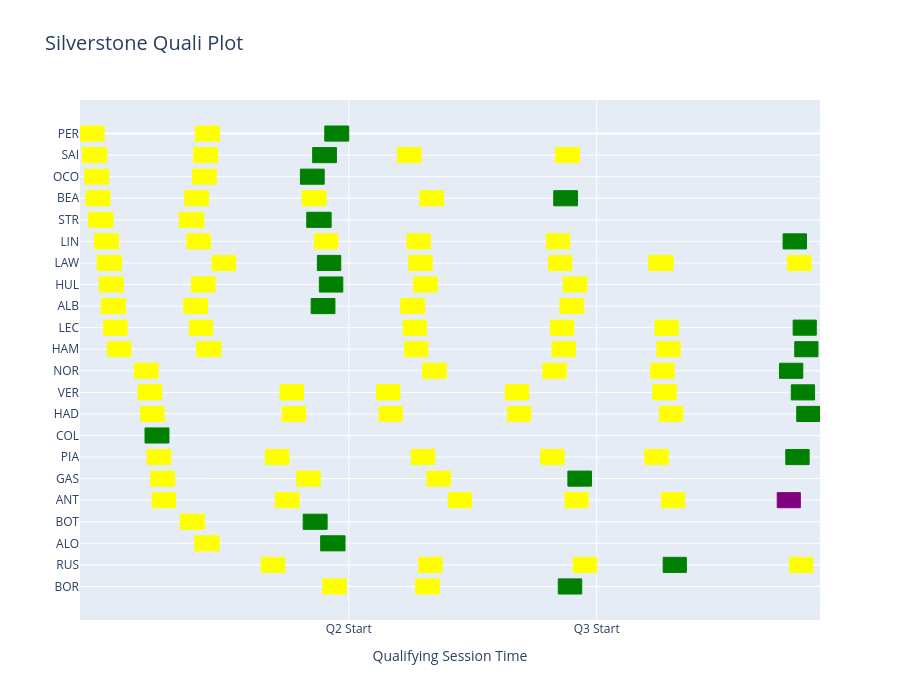

The code cell stored with this chart in its notebook:
### Code cell
fig4 = go.Figure()

# Fastest valid qualifying lap
fastest_quali_lap = plot_laps['LapTime'].min()

# Drivers with at least one valid timed lap
drivers = plot_laps['Driver'].unique()

# Numerical y position for each driver
driver_positions = {
    driver: i for i, driver in enumerate(drivers)
}

for driver in drivers:

    driver_quali_laps = plot_laps[
        plot_laps['Driver'] == driver
    ]

    driver_fastest_quali_lap = driver_quali_laps['LapTime'].min()

    y_pos = driver_positions[driver]

    for _, lap in driver_quali_laps.iterrows():

        # Decide rectangle colour
        if lap['LapTime'] == fastest_quali_lap:
            colour = 'purple'

        elif lap['LapTime'] == driver_fastest_quali_lap:
            colour = 'green'

        else:
            colour = 'yellow'

        # Start in compressed session time
        start_time = lap['CompressedLapStartSeconds']

        # LapTime is a Timedelta -> convert to seconds
        lap_duration = lap['LapTime'].total_seconds()

        end_time = start_time + lap_duration

        fig4.add_trace(
            go.Scatter(
                x=[
                    start_time,
                    end_time,
                    end_time,
                    start_time,
                    start_time
                ],

                y=[
                    y_pos - 0.35,
                    y_pos - 0.35,
                    y_pos + 0.35,
                    y_pos + 0.35,
                    y_pos - 0.35
                ],

                mode='lines',
                fill='toself',
                fillcolor=colour,
                line=dict(
                    color=colour,
                    width=1
                ),
                showlegend=False,

                hovertemplate=(
                    f"Driver: {driver}<br>"
                    f"Lap: {lap['LapNumber']}<br>"
                    f"Lap time: {lap['LapTime']}<extra></extra>"
                )
            )
        )

qualifying_starts = (
    status_changes[
        status_changes['Status'] == 'Started'
    ]['Time']
    .apply(pd.Timedelta)
    .tolist()
)

tickvals = [
    compress_time(start).total_seconds()
    for start in qualifying_starts[:3]
]

fig4.update_layout(
    height=700,
    xaxis=dict(
        title='Qualifying Session Time',
        tickmode='array',
        tickvals=tickvals,
        ticktext=[
            'Q1 Start',
            'Q2 Start',
            'Q3 Start'
        ],
        showgrid=True
    ),
    yaxis=dict(
        tickmode='array',
        tickvals=list(driver_positions.values()),
        ticktext=list(driver_positions.keys()),
        autorange='reversed'
    ),
    title = dict(text = "Silverstone Quali Plot", font = dict( size = 20)
))

fig4.show()

### Figure 1 — Plotly figure (JSON) as saved in the notebook; plotly's stock layout.template omitted (floating-point values rounded to 4 significant figures)
{"data": [{"fill": "toself", "fillcolor": "yellow", "hovertemplate": "Driver: PER<br>Lap: 2.0<br>Lap time: 0 days 00:01:32.199000<extra></extra>", "line": {"color": "yellow", "width": 1}, "mode": "lines", "showlegend": false, "type": "scatter", "x": [898.2, 990.4, 990.4, 898.2, 898.2], "y": [-0.35, -0.35, 0.35, 0.35, -0.35]}, {"fill": "toself", "fillcolor": "yellow", "hovertemplate": "Driver: PER<br>Lap: 5.0<br>Lap time: 0 days 00:01:31.940000<extra></extra>", "line": {"color": "yellow", "width": 1}, "mode": "lines", "showlegend": false, "type": "scatter", "x": [1338.0, 1430.0, 1430.0, 1338.0, 1338.0], "y": [-0.35, -0.35, 0.35, 0.35, -0.35]}, {"fill": "toself", "fillcolor": "green", "hovertemplate": "Driver: PER<br>Lap: 8.0<br>Lap time: 0 days 00:01:31.451000<extra></extra>", "line": {"color": "green", "width": 1}, "mode": "lines", "showlegend": false, "type": "scatter", "x": [1832.0, 1923.0, 1923.0, 1832.0, 1832.0], "y": [-0.35, -0.35, 0.35, 0.35, -0.35]}, {"fill": "toself", "fillcolor": "yellow", "hovertemplate": "Driver: SAI<br>Lap: 2.0<br>Lap time: 0 days 00:01:33.460000<extra></extra>", "line": {"color": "yellow", "width": 1}, "mode": "lines", "showlegend": false, "type": "scatter", "x": [906.9, 1000.0, 1000.0, 906.9, 906.9], "y": [0.65, 0.65, 1.35, 1.35, 0.65]}, {"fill": "toself", "fillcolor": "yellow", "hovertemplate": "Driver: SAI<br>Lap: 5.0<br>Lap time: 0 days 00:01:31.052000<extra></extra>", "line": {"color": "yellow", "width": 1}, "mode": "lines", "showlegend": false, "type": "scatter", "x": [1332.0, 1423.0, 1423.0, 1332.0, 1332.0], "y": [0.65, 0.65, 1.35, 1.35, 0.65]}, {"fill": "toself", "fillcolor": "green", "hovertemplate": "Driver: SAI<br>Lap: 8.0<br>Lap time: 0 days 00:01:30.562000<extra></extra>", "line": {"color": "green", "width": 1}, "mode": "lines", "showlegend": false, "type": "scatter", "x": [1786.0, 1876.0, 1876.0, 1786.0, 1786.0], "y": [0.65, 0.65, 1.35, 1.35, 0.65]}, {"fill": "toself", "fillcolor": "yellow", "hovertemplate": "Driver: SAI<br>Lap: 11.0<br>Lap time: 0 days 00:01:30.825000<extra></extra>", "line": {"color": "yellow", "width": 1}, "mode": "lines", "showlegend": false, "type": "scatter", "x": [2109.0, 2199.0, 2199.0, 2109.0, 2109.0], "y": [0.65, 0.65, 1.35, 1.35, 0.65]}, {"fill": "toself", "fillcolor": "yellow", "hovertemplate": "Driver: SAI<br>Lap: 14.0<br>Lap time: 0 days 00:01:30.623000<extra></extra>", "line": {"color": "yellow", "width": 1}, "mode": "lines", "showlegend": false, "type": "scatter", "x": [2713.0, 2803.0, 2803.0, 2713.0, 2713.0], "y": [0.65, 0.65, 1.35, 1.35, 0.65]}, {"fill": "toself", "fillcolor": "yellow", "hovertemplate": "Driver: OCO<br>Lap: 2.0<br>Lap time: 0 days 00:01:31.648000<extra></extra>", "line": {"color": "yellow", "width": 1}, "mode": "lines", "showlegend": false, "type": "scatter", "x": [916.4, 1008.0, 1008.0, 916.4, 916.4], "y": [1.65, 1.65, 2.35, 2.35, 1.65]}, {"fill": "toself", "fillcolor": "yellow", "hovertemplate": "Driver: OCO<br>Lap: 5.0<br>Lap time: 0 days 00:01:30.702000<extra></extra>", "line": {"color": "yellow", "width": 1}, "mode": "lines", "showlegend": false, "type": "scatter", "x": [1328.0, 1418.0, 1418.0, 1328.0, 1328.0], "y": [1.65, 1.65, 2.35, 2.35, 1.65]}, {"fill": "toself", "fillcolor": "green", "hovertemplate": "Driver: OCO<br>Lap: 8.0<br>Lap time: 0 days 00:01:30.680000<extra></extra>", "line": {"color": "green", "width": 1}, "mode": "lines", "showlegend": false, "type": "scatter", "x": [1739.0, 1830.0, 1830.0, 1739.0, 1739.0], "y": [1.65, 1.65, 2.35, 2.35, 1.65]}, {"fill": "toself", "fillcolor": "yellow", "hovertemplate": "Driver: BEA<br>Lap: 2.0<br>Lap time: 0 days 00:01:31.315000<extra></extra>", "line": {"color": "yellow", "width": 1}, "mode": "lines", "showlegend": false, "type": "scatter", "x": [921.0, 1012.0, 1012.0, 921.0, 921.0], "y": [2.65, 2.65, 3.35, 3.35, 2.65]}, {"fill": "toself", "fillcolor": "yellow", "hovertemplate": "Driver: BEA<br>Lap: 5.0<br>Lap time: 0 days 00:01:30.758000<extra></extra>", "line": {"color": "yellow", "width": 1}, "mode": "lines", "showlegend": false, "type": "scatter", "x": [1298.0, 1389.0, 1389.0, 1298.0, 1298.0], "y": [2.65, 2.65, 3.35, 3.35, 2.65]}, {"fill": "toself", "fillcolor": "yellow", "hovertemplate": "Driver: BEA<br>Lap: 8.0<br>Lap time: 0 days 00:01:30.570000<extra></extra>", "line": {"color": "yellow", "width": 1}, "mode": "lines", "showlegend": false, "type": "scatter", "x": [1746.0, 1836.0, 1836.0, 1746.0, 1746.0], "y": [2.65, 2.65, 3.35, 3.35, 2.65]}, {"fill": "toself", "fillcolor": "yellow", "hovertemplate": "Driver: BEA<br>Lap: 11.0<br>Lap time: 0 days 00:01:30.588000<extra></extra>", "line": {"color": "yellow", "width": 1}, "mode": "lines", "showlegend": false, "type": "scatter", "x": [2195.0, 2285.0, 2285.0, 2195.0, 2195.0], "y": [2.65, 2.65, 3.35, 3.35, 2.65]}, {"fill": "toself", "fillcolor": "green", "hovertemplate": "Driver: BEA<br>Lap: 14.0<br>Lap time: 0 days 00:01:30.501000<extra></extra>", "line": {"color": "green", "width": 1}, "mode": "lines", "showlegend": false, "type": "scatter", "x": [2705.0, 2796.0, 2796.0, 2705.0, 2705.0], "y": [2.65, 2.65, 3.35, 3.35, 2.65]}, {"fill": "toself", "fillcolor": "yellow", "hovertemplate": "Driver: STR<br>Lap: 2.0<br>Lap time: 0 days 00:01:33.835000<extra></extra>", "line": {"color": "yellow", "width": 1}, "mode": "lines", "showlegend": false, "type": "scatter", "x": [930.0, 1024.0, 1024.0, 930.0, 930.0], "y": [3.65, 3.65, 4.35, 4.35, 3.65]}, {"fill": "toself", "fillcolor": "yellow", "hovertemplate": "Driver: STR<br>Lap: 5.0<br>Lap time: 0 days 00:01:33.577000<extra></extra>", "line": {"color": "yellow", "width": 1}, "mode": "lines", "showlegend": false, "type": "scatter", "x": [1277.0, 1371.0, 1371.0, 1277.0, 1277.0], "y": [3.65, 3.65, 4.35, 4.35, 3.65]}, {"fill": "toself", "fillcolor": "green", "hovertemplate": "Driver: STR<br>Lap: 8.0<br>Lap time: 0 days 00:01:32.863000<extra></extra>", "line": {"color": "green", "width": 1}, "mode": "lines", "showlegend": false, "type": "scatter", "x": [1763.0, 1856.0, 1856.0, 1763.0, 1763.0], "y": [3.65, 3.65, 4.35, 4.35, 3.65]}, {"fill": "toself", "fillcolor": "yellow", "hovertemplate": "Driver: LIN<br>Lap: 2.0<br>Lap time: 0 days 00:01:32.375000<extra></extra>", "line": {"color": "yellow", "width": 1}, "mode": "lines", "showlegend": false, "type": "scatter", "x": [952.7, 1045.0, 1045.0, 952.7, 952.7], "y": [4.65, 4.65, 5.35, 5.35, 4.65]}, {"fill": "toself", "fillcolor": "yellow", "hovertemplate": "Driver: LIN<br>Lap: 4.0<br>Lap time: 0 days 00:01:29.892000<extra></extra>", "line": {"color": "yellow", "width": 1}, "mode": "lines", "showlegend": false, "type": "scatter", "x": [1306.0, 1396.0, 1396.0, 1306.0, 1306.0], "y": [4.65, 4.65, 5.35, 5.35, 4.65]}, {"fill": "toself", "fillcolor": "yellow", "hovertemplate": "Driver: LIN<br>Lap: 7.0<br>Lap time: 0 days 00:01:29.661000<extra></extra>", "line": {"color": "yellow", "width": 1}, "mode": "lines", "showlegend": false, "type": "scatter", "x": [1792.0, 1882.0, 1882.0, 1792.0, 1792.0], "y": [4.65, 4.65, 5.35, 5.35, 4.65]}, {"fill": "toself", "fillcolor": "yellow", "hovertemplate": "Driver: LIN<br>Lap: 10.0<br>Lap time: 0 days 00:01:29.324000<extra></extra>", "line": {"color": "yellow", "width": 1}, "mode": "lines", "showlegend": false, "type": "scatter", "x": [2146.0, 2235.0, 2235.0, 2146.0, 2146.0], "y": [4.65, 4.65, 5.35, 5.35, 4.65]}, {"fill": "toself", "fillcolor": "yellow", "hovertemplate": "Driver: LIN<br>Lap: 13.0<br>Lap time: 0 days 00:01:29.337000<extra></extra>", "line": {"color": "yellow", "width": 1}, "mode": "lines", "showlegend": false, "type": "scatter", "x": [2677.0, 2767.0, 2767.0, 2677.0, 2677.0], "y": [4.65, 4.65, 5.35, 5.35, 4.65]}, {"fill": "toself", "fillcolor": "green", "hovertemplate": "Driver: LIN<br>Lap: 16.0<br>Lap time: 0 days 00:01:29.305000<extra></extra>", "line": {"color": "green", "width": 1}, "mode": "lines", "showlegend": false, "type": "scatter", "x": [3580.0, 3670.0, 3670.0, 3580.0, 3580.0], "y": [4.65, 4.65, 5.35, 5.35, 4.65]}, {"fill": "toself", "fillcolor": "yellow", "hovertemplate": "Driver: LAW<br>Lap: 2.0<br>Lap time: 0 days 00:01:32.836000<extra></extra>", "line": {"color": "yellow", "width": 1}, "mode": "lines", "showlegend": false, "type": "scatter", "x": [964.0, 1057.0, 1057.0, 964.0, 964.0], "y": [5.65, 5.65, 6.35, 6.35, 5.65]}, {"fill": "toself", "fillcolor": "yellow", "hovertemplate": "Driver: LAW<br>Lap: 5.0<br>Lap time: 0 days 00:01:30<extra></extra>", "line": {"color": "yellow", "width": 1}, "mode": "lines", "showlegend": false, "type": "scatter", "x": [1402.0, 1492.0, 1492.0, 1402.0, 1402.0], "y": [5.65, 5.65, 6.35, 6.35, 5.65]}, {"fill": "toself", "fillcolor": "green", "hovertemplate": "Driver: LAW<br>Lap: 8.0<br>Lap time: 0 days 00:01:29.300000<extra></extra>", "line": {"color": "green", "width": 1}, "mode": "lines", "showlegend": false, "type": "scatter", "x": [1804.0, 1893.0, 1893.0, 1804.0, 1804.0], "y": [5.65, 5.65, 6.35, 6.35, 5.65]}, {"fill": "toself", "fillcolor": "yellow", "hovertemplate": "Driver: LAW<br>Lap: 11.0<br>Lap time: 0 days 00:01:29.703000<extra></extra>", "line": {"color": "yellow", "width": 1}, "mode": "lines", "showlegend": false, "type": "scatter", "x": [2152.0, 2242.0, 2242.0, 2152.0, 2152.0], "y": [5.65, 5.65, 6.35, 6.35, 5.65]}, {"fill": "toself", "fillcolor": "yellow", "hovertemplate": "Driver: LAW<br>Lap: 14.0<br>Lap time: 0 days 00:01:29.429000<extra></extra>", "line": {"color": "yellow", "width": 1}, "mode": "lines", "showlegend": false, "type": "scatter", "x": [2685.0, 2775.0, 2775.0, 2685.0, 2685.0], "y": [5.65, 5.65, 6.35, 6.35, 5.65]}, {"fill": "toself", "fillcolor": "yellow", "hovertemplate": "Driver: LAW<br>Lap: 17.0<br>Lap time: 0 days 00:01:32.923000<extra></extra>", "line": {"color": "yellow", "width": 1}, "mode": "lines", "showlegend": false, "type": "scatter", "x": [3068.0, 3161.0, 3161.0, 3068.0, 3068.0], "y": [5.65, 5.65, 6.35, 6.35, 5.65]}, {"fill": "toself", "fillcolor": "yellow", "hovertemplate": "Driver: LAW<br>Lap: 19.0<br>Lap time: 0 days 00:01:29.716000<extra></extra>", "line": {"color": "yellow", "width": 1}, "mode": "lines", "showlegend": false, "type": "scatter", "x": [3597.0, 3687.0, 3687.0, 3597.0, 3597.0], "y": [5.65, 5.65, 6.35, 6.35, 5.65]}, {"fill": "toself", "fillcolor": "yellow", "hovertemplate": "Driver: HUL<br>Lap: 2.0<br>Lap time: 0 days 00:01:31.508000<extra></extra>", "line": {"color": "yellow", "width": 1}, "mode": "lines", "showlegend": false, "type": "scatter", "x": [971.9, 1063.0, 1063.0, 971.9, 971.9], "y": [6.65, 6.65, 7.35, 7.35, 6.65]}, {"fill": "toself", "fillcolor": "yellow", "hovertemplate": "Driver: HUL<br>Lap: 5.0<br>Lap time: 0 days 00:01:30.079000<extra></extra>", "line": {"color": "yellow", "width": 1}, "mode": "lines", "showlegend": false, "type": "scatter", "x": [1323.0, 1413.0, 1413.0, 1323.0, 1323.0], "y": [6.65, 6.65, 7.35, 7.35, 6.65]}, {"fill": "toself", "fillcolor": "green", "hovertemplate": "Driver: HUL<br>Lap: 8.0<br>Lap time: 0 days 00:01:29.539000<extra></extra>", "line": {"color": "green", "width": 1}, "mode": "lines", "showlegend": false, "type": "scatter", "x": [1811.0, 1901.0, 1901.0, 1811.0, 1811.0], "y": [6.65, 6.65, 7.35, 7.35, 6.65]}, {"fill": "toself", "fillcolor": "yellow", "hovertemplate": "Driver: HUL<br>Lap: 11.0<br>Lap time: 0 days 00:01:29.945000<extra></extra>", "line": {"color": "yellow", "width": 1}, "mode": "lines", "showlegend": false, "type": "scatter", "x": [2171.0, 2261.0, 2261.0, 2171.0, 2171.0], "y": [6.65, 6.65, 7.35, 7.35, 6.65]}, {"fill": "toself", "fillcolor": "yellow", "hovertemplate": "Driver: HUL<br>Lap: 14.0<br>Lap time: 0 days 00:01:30.076000<extra></extra>", "line": {"color": "yellow", "width": 1}, "mode": "lines", "showlegend": false, "type": "scatter", "x": [2742.0, 2832.0, 2832.0, 2742.0, 2742.0], "y": [6.65, 6.65, 7.35, 7.35, 6.65]}, {"fill": "toself", "fillcolor": "yellow", "hovertemplate": "Driver: ALB<br>Lap: 2.0<br>Lap time: 0 days 00:01:32.940000<extra></extra>", "line": {"color": "yellow", "width": 1}, "mode": "lines", "showlegend": false, "type": "scatter", "x": [979.1, 1072.0, 1072.0, 979.1, 979.1], "y": [7.65, 7.65, 8.35, 8.35, 7.65]}, {"fill": "toself", "fillcolor": "yellow", "hovertemplate": "Driver: ALB<br>Lap: 4.0<br>Lap time: 0 days 00:01:30.666000<extra></extra>", "line": {"color": "yellow", "width": 1}, "mode": "lines", "showlegend": false, "type": "scatter", "x": [1294.0, 1384.0, 1384.0, 1294.0, 1294.0], "y": [7.65, 7.65, 8.35, 8.35, 7.65]}, {"fill": "toself", "fillcolor": "green", "hovertemplate": "Driver: ALB<br>Lap: 7.0<br>Lap time: 0 days 00:01:30.638000<extra></extra>", "line": {"color": "green", "width": 1}, "mode": "lines", "showlegend": false, "type": "scatter", "x": [1780.0, 1871.0, 1871.0, 1780.0, 1780.0], "y": [7.65, 7.65, 8.35, 8.35, 7.65]}, {"fill": "toself", "fillcolor": "yellow", "hovertemplate": "Driver: ALB<br>Lap: 10.0<br>Lap time: 0 days 00:01:31.341000<extra></extra>", "line": {"color": "yellow", "width": 1}, "mode": "lines", "showlegend": false, "type": "scatter", "x": [2122.0, 2213.0, 2213.0, 2122.0, 2122.0], "y": [7.65, 7.65, 8.35, 8.35, 7.65]}, {"fill": "toself", "fillcolor": "yellow", "hovertemplate": "Driver: ALB<br>Lap: 13.0<br>Lap time: 0 days 00:01:30.743000<extra></extra>", "line": {"color": "yellow", "width": 1}, "mode": "lines", "showlegend": false, "type": "scatter", "x": [2729.0, 2820.0, 2820.0, 2729.0, 2729.0], "y": [7.65, 7.65, 8.35, 8.35, 7.65]}, {"fill": "toself", "fillcolor": "yellow", "hovertemplate": "Driver: LEC<br>Lap: 2.0<br>Lap time: 0 days 00:01:29.534000<extra></extra>", "line": {"color": "yellow", "width": 1}, "mode": "lines", "showlegend": false, "type": "scatter", "x": [988.2, 1078.0, 1078.0, 988.2, 988.2], "y": [8.65, 8.65, 9.35, 9.35, 8.65]}, {"fill": "toself", "fillcolor": "yellow", "hovertemplate": "Driver: LEC<br>Lap: 5.0<br>Lap time: 0 days 00:01:29.673000<extra></extra>", "line": {"color": "yellow", "width": 1}, "mode": "lines", "showlegend": false, "type": "scatter", "x": [1315.0, 1405.0, 1405.0, 1315.0, 1315.0], "y": [8.65, 8.65, 9.35, 9.35, 8.65]}, {"fill": "toself", "fillcolor": "yellow", "hovertemplate": "Driver: LEC<br>Lap: 8.0<br>Lap time: 0 days 00:01:29.069000<extra></extra>", "line": {"color": "yellow", "width": 1}, "mode": "lines", "showlegend": false, "type": "scatter", "x": [2131.0, 2220.0, 2220.0, 2131.0, 2131.0], "y": [8.65, 8.65, 9.35, 9.35, 8.65]}, {"fill": "toself", "fillcolor": "yellow", "hovertemplate": "Driver: LEC<br>Lap: 11.0<br>Lap time: 0 days 00:01:28.626000<extra></extra>", "line": {"color": "yellow", "width": 1}, "mode": "lines", "showlegend": false, "type": "scatter", "x": [2693.0, 2782.0, 2782.0, 2693.0, 2693.0], "y": [8.65, 8.65, 9.35, 9.35, 8.65]}, {"fill": "toself", "fillcolor": "yellow", "hovertemplate": "Driver: LEC<br>Lap: 14.0<br>Lap time: 0 days 00:01:28.620000<extra></extra>", "line": {"color": "yellow", "width": 1}, "mode": "lines", "showlegend": false, "type": "scatter", "x": [3092.0, 3180.0, 3180.0, 3092.0, 3092.0], "y": [8.65, 8.65, 9.35, 9.35, 8.65]}, {"fill": "toself", "fillcolor": "green", "hovertemplate": "Driver: LEC<br>Lap: 17.0<br>Lap time: 0 days 00:01:28.286000<extra></extra>", "line": {"color": "green", "width": 1}, "mode": "lines", "showlegend": false, "type": "scatter", "x": [3619.0, 3707.0, 3707.0, 3619.0, 3619.0], "y": [8.65, 8.65, 9.35, 9.35, 8.65]}, {"fill": "toself", "fillcolor": "yellow", "hovertemplate": "Driver: HAM<br>Lap: 2.0<br>Lap time: 0 days 00:01:29.644000<extra></extra>", "line": {"color": "yellow", "width": 1}, "mode": "lines", "showlegend": false, "type": "scatter", "x": [1003.0, 1093.0, 1093.0, 1003.0, 1003.0], "y": [9.65, 9.65, 10.35, 10.35, 9.65]}, {"fill": "toself", "fillcolor": "yellow", "hovertemplate": "Driver: HAM<br>Lap: 5.0<br>Lap time: 0 days 00:01:33.180000<extra></extra>", "line": {"color": "yellow", "width": 1}, "mode": "lines", "showlegend": false, "type": "scatter", "x": [1343.0, 1436.0, 1436.0, 1343.0, 1343.0], "y": [9.65, 9.65, 10.35, 10.35, 9.65]}, {"fill": "toself", "fillcolor": "yellow", "hovertemplate": "Driver: HAM<br>Lap: 7.0<br>Lap time: 0 days 00:01:28.864000<extra></extra>", "line": {"color": "yellow", "width": 1}, "mode": "lines", "showlegend": false, "type": "scatter", "x": [2136.0, 2225.0, 2225.0, 2136.0, 2136.0], "y": [9.65, 9.65, 10.35, 10.35, 9.65]}, {"fill": "toself", "fillcolor": "yellow", "hovertemplate": "Driver: HAM<br>Lap: 10.0<br>Lap time: 0 days 00:01:28.864000<extra></extra>", "line": {"color": "yellow", "width": 1}, "mode": "lines", "showlegend": false, "type": "scatter", "x": [2699.0, 2787.0, 2787.0, 2699.0, 2699.0], "y": [9.65, 9.65, 10.35, 10.35, 9.65]}, {"fill": "toself", "fillcolor": "yellow", "hovertemplate": "Driver: HAM<br>Lap: 13.0<br>Lap time: 0 days 00:01:28.591000<extra></extra>", "line": {"color": "yellow", "width": 1}, "mode": "lines", "showlegend": false, "type": "scatter", "x": [3099.0, 3188.0, 3188.0, 3099.0, 3099.0], "y": [9.65, 9.65, 10.35, 10.35, 9.65]}, {"fill": "toself", "fillcolor": "green", "hovertemplate": "Driver: HAM<br>Lap: 16.0<br>Lap time: 0 days 00:01:28.458000<extra></extra>", "line": {"color": "green", "width": 1}, "mode": "lines", "showlegend": false, "type": "scatter", "x": [3625.0, 3713.0, 3713.0, 3625.0, 3625.0], "y": [9.65, 9.65, 10.35, 10.35, 9.65]}, {"fill": "toself", "fillcolor": "yellow", "hovertemplate": "Driver: NOR<br>Lap: 2.0<br>Lap time: 0 days 00:01:30.186000<extra></extra>", "line": {"color": "yellow", "width": 1}, "mode": "lines", "showlegend": false, "type": "scatter", "x": [1106.0, 1196.0, 1196.0, 1106.0, 1106.0], "y": [10.65, 10.65, 11.35, 11.35, 10.65]}, {"fill": "toself", "fillcolor": "yellow", "hovertemplate": "Driver: NOR<br>Lap: 7.0<br>Lap time: 0 days 00:01:29.857000<extra></extra>", "line": {"color": "yellow", "width": 1}, "mode": "lines", "showlegend": false, "type": "scatter", "x": [2206.0, 2295.0, 2295.0, 2206.0, 2206.0], "y": [10.65, 10.65, 11.35, 11.35, 10.65]}, {"fill": "toself", "fillcolor": "yellow", "hovertemplate": "Driver: NOR<br>Lap: 10.0<br>Lap time: 0 days 00:01:29.383000<extra></extra>", "line": {"color": "yellow", "width": 1}, "mode": "lines", "showlegend": false, "type": "scatter", "x": [2664.0, 2753.0, 2753.0, 2664.0, 2664.0], "y": [10.65, 10.65, 11.35, 11.35, 10.65]}, {"fill": "toself", "fillcolor": "yellow", "hovertemplate": "Driver: NOR<br>Lap: 13.0<br>Lap time: 0 days 00:01:29.315000<extra></extra>", "line": {"color": "yellow", "width": 1}, "mode": "lines", "showlegend": false, "type": "scatter", "x": [3075.0, 3165.0, 3165.0, 3075.0, 3075.0], "y": [10.65, 10.65, 11.35, 11.35, 10.65]}, {"fill": "toself", "fillcolor": "green", "hovertemplate": "Driver: NOR<br>Lap: 16.0<br>Lap time: 0 days 00:01:28.877000<extra></extra>", "line": {"color": "green", "width": 1}, "mode": "lines", "showlegend": false, "type": "scatter", "x": [3567.0, 3656.0, 3656.0, 3567.0, 3567.0], "y": [10.65, 10.65, 11.35, 11.35, 10.65]}, {"fill": "toself", "fillcolor": "yellow", "hovertemplate": "Driver: VER<br>Lap: 2.0<br>Lap time: 0 days 00:01:30.219000<extra></extra>", "line": {"color": "yellow", "width": 1}, "mode": "lines", "showlegend": false, "type": "scatter", "x": [1120.0, 1210.0, 1210.0, 1120.0, 1120.0], "y": [11.65, 11.65, 12.35, 12.35, 11.65]}, {"fill": "toself", "fillcolor": "yellow", "hovertemplate": "Driver: VER<br>Lap: 5.0<br>Lap time: 0 days 00:01:29.549000<extra></extra>", "line": {"color": "yellow", "width": 1}, "mode": "lines", "showlegend": false, "type": "scatter", "x": [1661.0, 1751.0, 1751.0, 1661.0, 1661.0], "y": [11.65, 11.65, 12.35, 12.35, 11.65]}, {"fill": "toself", "fillcolor": "yellow", "hovertemplate": "Driver: VER<br>Lap: 8.0<br>Lap time: 0 days 00:01:29.308000<extra></extra>", "line": {"color": "yellow", "width": 1}, "mode": "lines", "showlegend": false, "type": "scatter", "x": [2029.0, 2118.0, 2118.0, 2029.0, 2029.0], "y": [11.65, 11.65, 12.35, 12.35, 11.65]}, {"fill": "toself", "fillcolor": "yellow", "hovertemplate": "Driver: VER<br>Lap: 11.0<br>Lap time: 0 days 00:01:29.113000<extra></extra>", "line": {"color": "yellow", "width": 1}, "mode": "lines", "showlegend": false, "type": "scatter", "x": [2521.0, 2610.0, 2610.0, 2521.0, 2521.0], "y": [11.65, 11.65, 12.35, 12.35, 11.65]}, {"fill": "toself", "fillcolor": "yellow", "hovertemplate": "Driver: VER<br>Lap: 14.0<br>Lap time: 0 days 00:01:29.151000<extra></extra>", "line": {"color": "yellow", "width": 1}, "mode": "lines", "showlegend": false, "type": "scatter", "x": [3083.0, 3173.0, 3173.0, 3083.0, 3083.0], "y": [11.65, 11.65, 12.35, 12.35, 11.65]}, {"fill": "toself", "fillcolor": "green", "hovertemplate": "Driver: VER<br>Lap: 17.0<br>Lap time: 0 days 00:01:28.893000<extra></extra>", "line": {"color": "green", "width": 1}, "mode": "lines", "showlegend": false, "type": "scatter", "x": [3612.0, 3700.0, 3700.0, 3612.0, 3612.0], "y": [11.65, 11.65, 12.35, 12.35, 11.65]}, {"fill": "toself", "fillcolor": "yellow", "hovertemplate": "Driver: HAD<br>Lap: 2.0<br>Lap time: 0 days 00:01:30.427000<extra></extra>", "line": {"color": "yellow", "width": 1}, "mode": "lines", "showlegend": false, "type": "scatter", "x": [1129.0, 1220.0, 1220.0, 1129.0, 1129.0], "y": [12.65, 12.65, 13.35, 13.35, 12.65]}, {"fill": "toself", "fillcolor": "yellow", "hovertemplate": "Driver: HAD<br>Lap: 5.0<br>Lap time: 0 days 00:01:29.276000<extra></extra>", "line": {"color": "yellow", "width": 1}, "mode": "lines", "showlegend": false, "type": "scatter", "x": [1669.0, 1759.0, 1759.0, 1669.0, 1669.0], "y": [12.65, 12.65, 13.35, 13.35, 12.65]}, {"fill": "toself", "fillcolor": "yellow", "hovertemplate": "Driver: HAD<br>Lap: 8.0<br>Lap time: 0 days 00:01:29.183000<extra></extra>", "line": {"color": "yellow", "width": 1}, "mode": "lines", "showlegend": false, "type": "scatter", "x": [2039.0, 2128.0, 2128.0, 2039.0, 2039.0], "y": [12.65, 12.65, 13.35, 13.35, 12.65]}, {"fill": "toself", "fillcolor": "yellow", "hovertemplate": "Driver: HAD<br>Lap: 11.0<br>Lap time: 0 days 00:01:29.069000<extra></extra>", "line": {"color": "yellow", "width": 1}, "mode": "lines", "showlegend": false, "type": "scatter", "x": [2529.0, 2618.0, 2618.0, 2529.0, 2529.0], "y": [12.65, 12.65, 13.35, 13.35, 12.65]}, {"fill": "toself", "fillcolor": "yellow", "hovertemplate": "Driver: HAD<br>Lap: 14.0<br>Lap time: 0 days 00:01:28.757000<extra></extra>", "line": {"color": "yellow", "width": 1}, "mode": "lines", "showlegend": false, "type": "scatter", "x": [3108.0, 3197.0, 3197.0, 3108.0, 3108.0], "y": [12.65, 12.65, 13.35, 13.35, 12.65]}, {"fill": "toself", "fillcolor": "green", "hovertemplate": "Driver: HAD<br>Lap: 17.0<br>Lap time: 0 days 00:01:28.746000<extra></extra>", "line": {"color": "green", "width": 1}, "mode": "lines", "showlegend": false, "type": "scatter", "x": [3632.0, 3721.0, 3721.0, 3632.0, 3632.0], "y": [12.65, 12.65, 13.35, 13.35, 12.65]}, {"fill": "toself", "fillcolor": "green", "hovertemplate": "Driver: COL<br>Lap: 2.0<br>Lap time: 0 days 00:01:31.321000<extra></extra>", "line": {"color": "green", "width": 1}, "mode": "lines", "showlegend": false, "type": "scatter", "x": [1146.0, 1238.0, 1238.0, 1146.0, 1146.0], "y": [13.65, 13.65, 14.35, 14.35, 13.65]}, {"fill": "toself", "fillcolor": "yellow", "hovertemplate": "Driver: PIA<br>Lap: 2.0<br>Lap time: 0 days 00:01:30.558000<extra></extra>", "line": {"color": "yellow", "width": 1}, "mode": "lines", "showlegend": false, "type": "scatter", "x": [1154.0, 1245.0, 1245.0, 1154.0, 1154.0], "y": [14.65, 14.65, 15.35, 15.35, 14.65]}, {"fill": "toself", "fillcolor": "yellow", "hovertemplate": "Driver: PIA<br>Lap: 5.0<br>Lap time: 0 days 00:01:29.971000<extra></extra>", "line": {"color": "yellow", "width": 1}, "mode": "lines", "showlegend": false, "type": "scatter", "x": [1605.0, 1695.0, 1695.0, 1605.0, 1605.0], "y": [14.65, 14.65, 15.35, 15.35, 14.65]}, {"fill": "toself", "fillcolor": "yellow", "hovertemplate": "Driver: PIA<br>Lap: 8.0<br>Lap time: 0 days 00:01:29.965000<extra></extra>", "line": {"color": "yellow", "width": 1}, "mode": "lines", "showlegend": false, "type": "scatter", "x": [2162.0, 2252.0, 2252.0, 2162.0, 2162.0], "y": [14.65, 14.65, 15.35, 15.35, 14.65]}, {"fill": "toself", "fillcolor": "yellow", "hovertemplate": "Driver: PIA<br>Lap: 11.0<br>Lap time: 0 days 00:01:29.218000<extra></extra>", "line": {"color": "yellow", "width": 1}, "mode": "lines", "showlegend": false, "type": "scatter", "x": [2656.0, 2745.0, 2745.0, 2656.0, 2656.0], "y": [14.65, 14.65, 15.35, 15.35, 14.65]}, {"fill": "toself", "fillcolor": "yellow", "hovertemplate": "Driver: PIA<br>Lap: 14.0<br>Lap time: 0 days 00:01:29.231000<extra></extra>", "line": {"color": "yellow", "width": 1}, "mode": "lines", "showlegend": false, "type": "scatter", "x": [3053.0, 3142.0, 3142.0, 3053.0, 3053.0], "y": [14.65, 14.65, 15.35, 15.35, 14.65]}, {"fill": "toself", "fillcolor": "green", "hovertemplate": "Driver: PIA<br>Lap: 17.0<br>Lap time: 0 days 00:01:29.032000<extra></extra>", "line": {"color": "green", "width": 1}, "mode": "lines", "showlegend": false, "type": "scatter", "x": [3591.0, 3680.0, 3680.0, 3591.0, 3591.0], "y": [14.65, 14.65, 15.35, 15.35, 14.65]}, {"fill": "toself", "fillcolor": "yellow", "hovertemplate": "Driver: GAS<br>Lap: 2.0<br>Lap time: 0 days 00:01:31.086000<extra></extra>", "line": {"color": "yellow", "width": 1}, "mode": "lines", "showlegend": false, "type": "scatter", "x": [1168.0, 1259.0, 1259.0, 1168.0, 1168.0], "y": [15.65, 15.65, 16.35, 16.35, 15.65]}, {"fill": "toself", "fillcolor": "yellow", "hovertemplate": "Driver: GAS<br>Lap: 5.0<br>Lap time: 0 days 00:01:30.345000<extra></extra>", "line": {"color": "yellow", "width": 1}, "mode": "lines", "showlegend": false, "type": "scatter", "x": [1725.0, 1815.0, 1815.0, 1725.0, 1725.0], "y": [15.65, 15.65, 16.35, 16.35, 15.65]}, {"fill": "toself", "fillcolor": "yellow", "hovertemplate": "Driver: GAS<br>Lap: 8.0<br>Lap time: 0 days 00:01:30.113000<extra></extra>", "line": {"color": "yellow", "width": 1}, "mode": "lines", "showlegend": false, "type": "scatter", "x": [2222.0, 2312.0, 2312.0, 2222.0, 2222.0], "y": [15.65, 15.65, 16.35, 16.35, 15.65]}, {"fill": "toself", "fillcolor": "green", "hovertemplate": "Driver: GAS<br>Lap: 11.0<br>Lap time: 0 days 00:01:30.063000<extra></extra>", "line": {"color": "green", "width": 1}, "mode": "lines", "showlegend": false, "type": "scatter", "x": [2759.0, 2850.0, 2850.0, 2759.0, 2759.0], "y": [15.65, 15.65, 16.35, 16.35, 15.65]}, {"fill": "toself", "fillcolor": "yellow", "hovertemplate": "Driver: ANT<br>Lap: 2.0<br>Lap time: 0 days 00:01:29.719000<extra></extra>", "line": {"color": "yellow", "width": 1}, "mode": "lines", "showlegend": false, "type": "scatter", "x": [1173.0, 1263.0, 1263.0, 1173.0, 1173.0], "y": [16.65, 16.65, 17.35, 17.35, 16.65]}, {"fill": "toself", "fillcolor": "yellow", "hovertemplate": "Driver: ANT<br>Lap: 5.0<br>Lap time: 0 days 00:01:30.261000<extra></extra>", "line": {"color": "yellow", "width": 1}, "mode": "lines", "showlegend": false, "type": "scatter", "x": [1644.0, 1734.0, 1734.0, 1644.0, 1644.0], "y": [16.65, 16.65, 17.35, 17.35, 16.65]}, {"fill": "toself", "fillcolor": "yellow", "hovertemplate": "Driver: ANT<br>Lap: 9.0<br>Lap time: 0 days 00:01:29.043000<extra></extra>", "line": {"color": "yellow", "width": 1}, "mode": "lines", "showlegend": false, "type": "scatter", "x": [2303.0, 2392.0, 2392.0, 2303.0, 2303.0], "y": [16.65, 16.65, 17.35, 17.35, 16.65]}, {"fill": "toself", "fillcolor": "yellow", "hovertemplate": "Driver: ANT<br>Lap: 12.0<br>Lap time: 0 days 00:01:28.493000<extra></extra>", "line": {"color": "yellow", "width": 1}, "mode": "lines", "showlegend": false, "type": "scatter", "x": [2748.0, 2837.0, 2837.0, 2748.0, 2748.0], "y": [16.65, 16.65, 17.35, 17.35, 16.65]}, {"fill": "toself", "fillcolor": "yellow", "hovertemplate": "Driver: ANT<br>Lap: 15.0<br>Lap time: 0 days 00:01:28.385000<extra></extra>", "line": {"color": "yellow", "width": 1}, "mode": "lines", "showlegend": false, "type": "scatter", "x": [3116.0, 3205.0, 3205.0, 3116.0, 3116.0], "y": [16.65, 16.65, 17.35, 17.35, 16.65]}, {"fill": "toself", "fillcolor": "purple", "hovertemplate": "Driver: ANT<br>Lap: 18.0<br>Lap time: 0 days 00:01:28.111000<extra></extra>", "line": {"color": "purple", "width": 1}, "mode": "lines", "showlegend": false, "type": "scatter", "x": [3558.0, 3646.0, 3646.0, 3558.0, 3558.0], "y": [16.65, 16.65, 17.35, 17.35, 16.65]}, {"fill": "toself", "fillcolor": "yellow", "hovertemplate": "Driver: BOT<br>Lap: 4.0<br>Lap time: 0 days 00:01:32.105000<extra></extra>", "line": {"color": "yellow", "width": 1}, "mode": "lines", "showlegend": false, "type": "scatter", "x": [1280.0, 1373.0, 1373.0, 1280.0, 1280.0], "y": [17.65, 17.65, 18.35, 18.35, 17.65]}, {"fill": "toself", "fillcolor": "green", "hovertemplate": "Driver: BOT<br>Lap: 7.0<br>Lap time: 0 days 00:01:31.227000<extra></extra>", "line": {"color": "green", "width": 1}, "mode": "lines", "showlegend": false, "type": "scatter", "x": [1750.0, 1841.0, 1841.0, 1750.0, 1750.0], "y": [17.65, 17.65, 18.35, 18.35, 17.65]}, {"fill": "toself", "fillcolor": "yellow", "hovertemplate": "Driver: ALO<br>Lap: 5.0<br>Lap time: 0 days 00:01:33.025000<extra></extra>", "line": {"color": "yellow", "width": 1}, "mode": "lines", "showlegend": false, "type": "scatter", "x": [1336.0, 1429.0, 1429.0, 1336.0, 1336.0], "y": [18.65, 18.65, 19.35, 19.35, 18.65]}, {"fill": "toself", "fillcolor": "green", "hovertemplate": "Driver: ALO<br>Lap: 8.0<br>Lap time: 0 days 00:01:32.888000<extra></extra>", "line": {"color": "green", "width": 1}, "mode": "lines", "showlegend": false, "type": "scatter", "x": [1816.0, 1909.0, 1909.0, 1816.0, 1816.0], "y": [18.65, 18.65, 19.35, 19.35, 18.65]}, {"fill": "toself", "fillcolor": "yellow", "hovertemplate": "Driver: RUS<br>Lap: 4.0<br>Lap time: 0 days 00:01:29.985000<extra></extra>", "line": {"color": "yellow", "width": 1}, "mode": "lines", "showlegend": false, "type": "scatter", "x": [1589.0, 1679.0, 1679.0, 1589.0, 1589.0], "y": [19.65, 19.65, 20.35, 20.35, 19.65]}, {"fill": "toself", "fillcolor": "yellow", "hovertemplate": "Driver: RUS<br>Lap: 7.0<br>Lap time: 0 days 00:01:28.920000<extra></extra>", "line": {"color": "yellow", "width": 1}, "mode": "lines", "showlegend": false, "type": "scatter", "x": [2191.0, 2279.0, 2279.0, 2191.0, 2191.0], "y": [19.65, 19.65, 20.35, 20.35, 19.65]}, {"fill": "toself", "fillcolor": "yellow", "hovertemplate": "Driver: RUS<br>Lap: 10.0<br>Lap time: 0 days 00:01:29.567000<extra></extra>", "line": {"color": "yellow", "width": 1}, "mode": "lines", "showlegend": false, "type": "scatter", "x": [2780.0, 2869.0, 2869.0, 2780.0, 2780.0], "y": [19.65, 19.65, 20.35, 20.35, 19.65]}, {"fill": "toself", "fillcolor": "green", "hovertemplate": "Driver: RUS<br>Lap: 13.0<br>Lap time: 0 days 00:01:28.481000<extra></extra>", "line": {"color": "green", "width": 1}, "mode": "lines", "showlegend": false, "type": "scatter", "x": [3123.0, 3211.0, 3211.0, 3123.0, 3123.0], "y": [19.65, 19.65, 20.35, 20.35, 19.65]}, {"fill": "toself", "fillcolor": "yellow", "hovertemplate": "Driver: RUS<br>Lap: 16.0<br>Lap time: 0 days 00:01:28.686000<extra></extra>", "line": {"color": "yellow", "width": 1}, "mode": "lines", "showlegend": false, "type": "scatter", "x": [3605.0, 3693.0, 3693.0, 3605.0, 3605.0], "y": [19.65, 19.65, 20.35, 20.35, 19.65]}, {"fill": "toself", "fillcolor": "yellow", "hovertemplate": "Driver: BOR<br>Lap: 3.0<br>Lap time: 0 days 00:01:30.269000<extra></extra>", "line": {"color": "yellow", "width": 1}, "mode": "lines", "showlegend": false, "type": "scatter", "x": [1824.0, 1914.0, 1914.0, 1824.0, 1824.0], "y": [20.65, 20.65, 21.35, 21.35, 20.65]}, {"fill": "toself", "fillcolor": "yellow", "hovertemplate": "Driver: BOR<br>Lap: 6.0<br>Lap time: 0 days 00:01:29.916000<extra></extra>", "line": {"color": "yellow", "width": 1}, "mode": "lines", "showlegend": false, "type": "scatter", "x": [2179.0, 2268.0, 2268.0, 2179.0, 2179.0], "y": [20.65, 20.65, 21.35, 21.35, 20.65]}, {"fill": "toself", "fillcolor": "green", "hovertemplate": "Driver: BOR<br>Lap: 9.0<br>Lap time: 0 days 00:01:29.461000<extra></extra>", "line": {"color": "green", "width": 1}, "mode": "lines", "showlegend": false, "type": "scatter", "x": [2723.0, 2812.0, 2812.0, 2723.0, 2723.0], "y": [20.65, 20.65, 21.35, 21.35, 20.65]}], "layout": {"height": 700, "title": {"font": {"size": 20}, "text": "Silverstone Quali Plot"}, "xaxis": {"showgrid": true, "tickmode": "array", "ticktext": ["Q1 Start", "Q2 Start", "Q3 Start"], "tickvals": [784.2, 1923.0, 2869.0], "title": {"text": "Qualifying Session Time"}}, "yaxis": {"autorange": "reversed", "tickmode": "array", "ticktext": ["PER", "SAI", "OCO", "BEA", "STR", "LIN", "LAW", "HUL", "ALB", "LEC", "HAM", "NOR", "VER", "HAD", "COL", "PIA", "GAS", "ANT", "BOT", "ALO", "RUS", "BOR"], "tickvals": [0, 1, 2, 3, 4, 5, 6, 7, 8, 9, 10, 11, 12, 13, 14, 15, 16, 17, 18, 19, 20, 21]}}}
